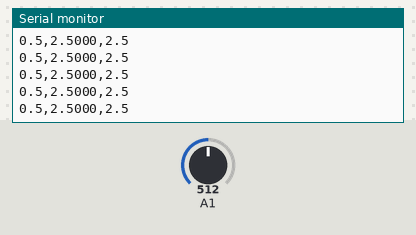
A sketch run on a simulated Arduino Uno, built with avr-gcc and run on an emulated ATmega328P. Parts: the last lines printed to the serial monitor. Inputs (shaded band) come from the test bench; at power-on: A1 = 512.

Above: at 1.2 s.
1.3 s: A1 set to 716
At 1.33 s:
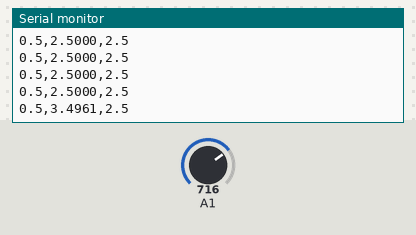
2.8 s: A1 set to 900
At 2.8 s:
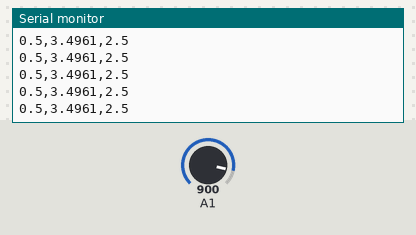
Timing chart, 0 to 5.8 s (numbered marks = the images above; inputs shaded):
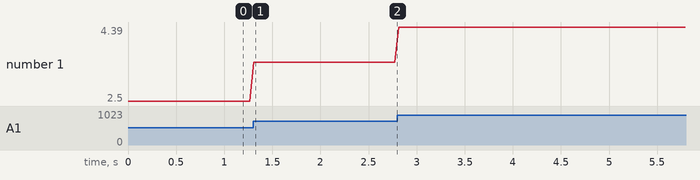

The sketch:

read-test-rig.ino
```cpp
void setup() {
  // put your setup code here, to run once:
  pinMode(A1, INPUT);
  Serial.begin(9600);
}

void loop() {
  // put your main code here, to run repeatedly:
  float reading = ((float)analogRead(A1) / 1024.0) * 5.0;
  Serial.print("0.5,");
  Serial.print(reading, 4);
  Serial.print(",2.5\n");
  delay(40);
}
```

Measured:
- after the input at 1.3 s, the serial monitor: prints a new line at once (image 1)
- plotted number 1: 2.5 → 3.5 after the input at 1.3 s, 3.5 → 4.39 after the input at 2.8 s
